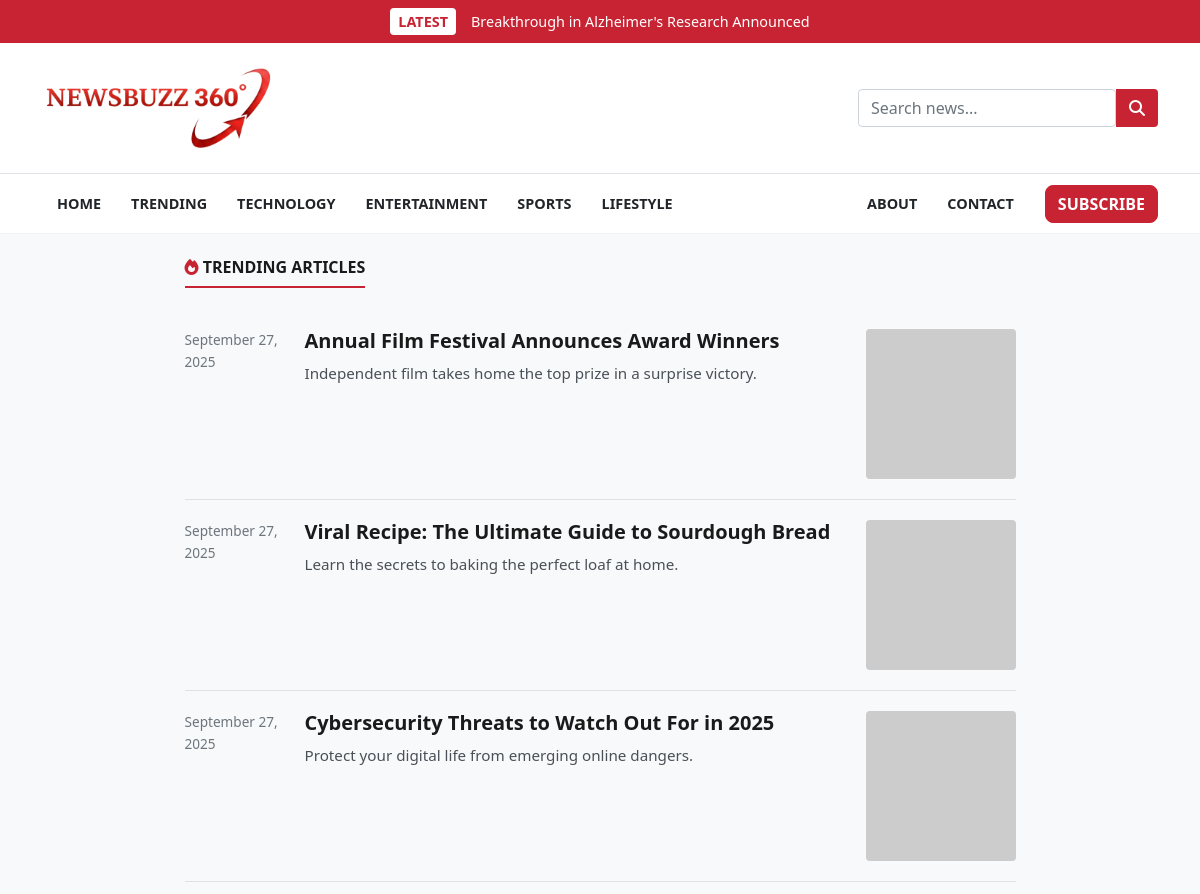
/trending (upper part), run on an earlier commit of the app's database.
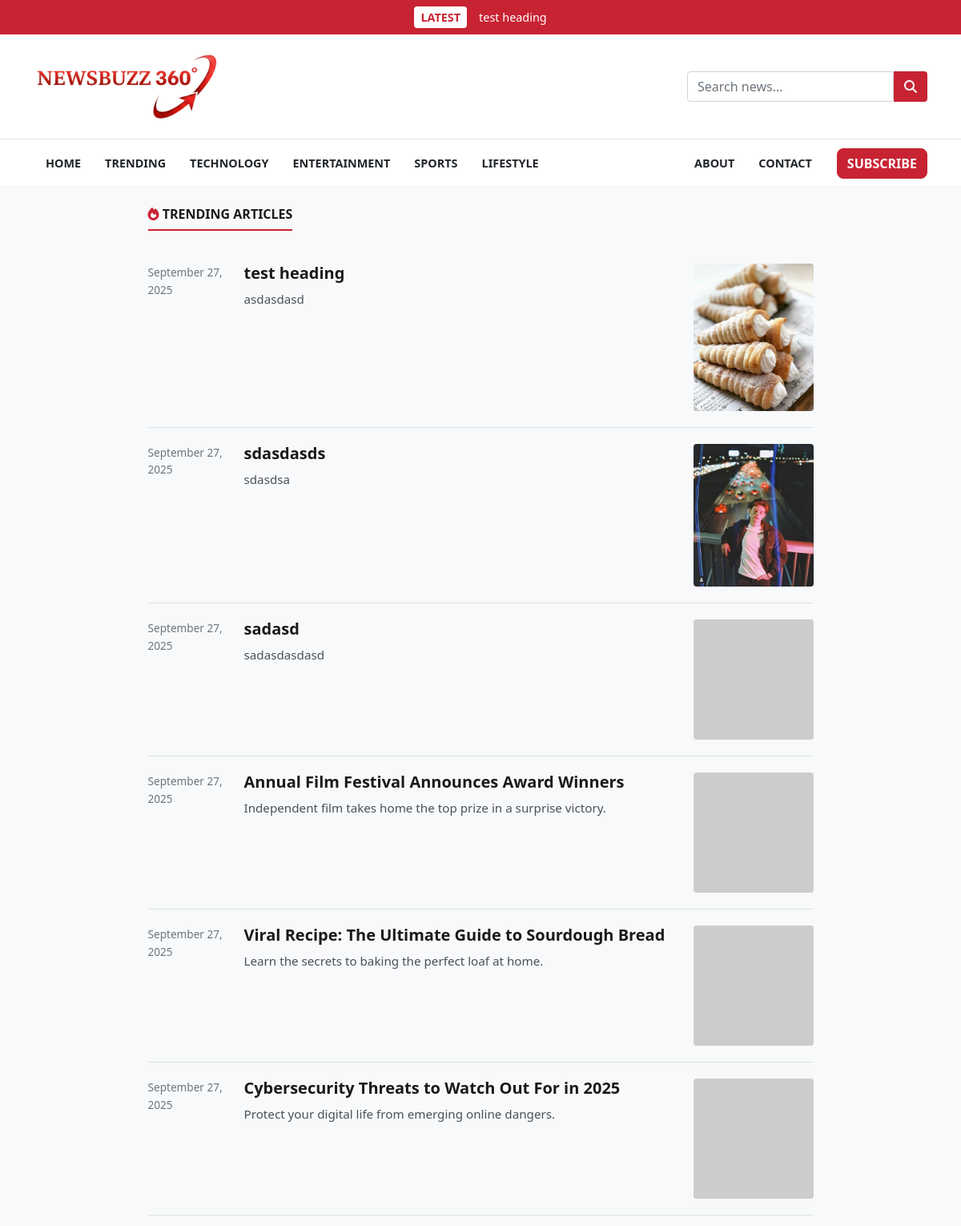
And on a later commit of the database.
### models.py (models this page shows, shortened)
class Post(db.Model):
    id = db.Column(db.Integer, primary_key=True)
    title = db.Column(db.String(100), nullable=False)
    subtitle = db.Column(db.String(150), nullable=True)
    content = db.Column(db.Text, nullable=False)
    category = db.Column(db.String(50), nullable=True)
    thumbnail = db.Column(db.String(100), nullable=True)
    featured = db.Column(db.Boolean, default=False)
    created_at = db.Column(db.DateTime, default=datetime.utcnow)

### app.py (the view)
@app.route("/trending")
def trending():
    trending_posts = Post.query.filter_by(featured=True).order_by(Post.id.desc()).all()
    return render_template("trending.html", posts=trending_posts)

### app.py (called while the page is built)
@app.context_processor
def inject_latest_post():
    latest_post = Post.query.order_by(Post.id.desc()).first()
    return dict(latest_post=latest_post)

@app.template_filter('datetime')
def format_datetime(value, format='%B %d, %Y'):
    if isinstance(value, datetime):
        return value.strftime(format)
    return "Recent"

@app.context_processor
@cache.cached(timeout=600)
def inject_categories():
    categories = db.session.query(Post.category, db.func.count(Post.id).label('count')).filter(Post.category.isnot(None), Post.category != '').group_by(Post.category).all()
    current_year = datetime.now().year
    return dict(categories=categories, current_year=current_year)

### templates/trending.html
{% extends "base.html" %}
{% block content %}
<div class="row justify-content-center">
    <div class="col-lg-9">
        <section>
            <h2 class="section-title">
                <span><i class="fas fa-fire"></i> Trending Articles</span>
            </h2>
            {% if posts %}
                {% for post in posts %}
                <div class="news-list-item">
                    <div class="timestamp">{{ post.created_at|datetime }}</div>
                    <div class="content">
                        <h4 class="title"><a href="{{ url_for('article', id=post.id) }}">{{ post.title }}</a></h4>
                        <p class="summary">{{ post.subtitle or post.content|truncate(120) }}</p>
                    </div>
                    <div class="thumbnail">
                        <a href="{{ url_for('article', id=post.id) }}">
                             <img src="{{ url_for('static', filename='uploads/' + post.thumbnail) if post.thumbnail else 'https://via.placeholder.com/150' }}" alt="{{ post.title }}">
                        </a>
                    </div>
                </div>
                {% endfor %}
            {% else %}
                <div class="text-center py-5">
                    <h3 class="text-muted">No trending articles at the moment.</h3>
                    <p class="text-muted">Featured posts will appear here.</p>
                </div>
            {% endif %}
        </section>
    </div>
</div>
{% endblock %}

### templates/base.html (shortened to what this page needs)
<!DOCTYPE html>
<html lang="en">
<head>
    <link href="https://cdn.jsdelivr.net/npm/bootstrap@5.1.3/dist/css/bootstrap.min.css" rel="stylesheet">
    <link rel="stylesheet" href="https://cdnjs.cloudflare.com/ajax/libs/font-awesome/6.2.0/css/all.min.css">
    <link rel="stylesheet" href="{{ url_for('static', filename='style.css') }}">
</head>
<body>
    <header>
        {% if latest_post %}
        <a href="{{ url_for('article', id=latest_post.id) }}" class="top-breaking-bar-link">
            <div id="top-breaking-bar">
                <div class="container d-flex align-items-center justify-content-center">
                    <span class="breaking-tag">LATEST</span>
                    <span class="breaking-text">{{ latest_post.title }}</span>
                </div>
            </div>
        </a>
        {% endif %}
        <div id="header-main">
            <div class="container">
                <div class="header-main-wrapper">
                    <a class="navbar-brand logo" href="{{ url_for('home') }}">
                        <img src="{{ url_for('static', filename='images/logo.png') }}" alt="Newsbuzz360 Logo">
                    </a>
                    <form class="search-form ms-auto" action="{{ url_for('search') }}" method="GET">
                        <input type="text" class="form-control" name="query" placeholder="Search news..." required>
                        <button type="submit" class="btn"><i class="fas fa-search"></i></button>
                    </form>
                </div>
            </div>
        </div>
        <nav class="navbar navbar-expand-lg navbar-light" id="main-nav">
            <div class="container">
                <div class="collapse navbar-collapse" id="navbarNav">
                    <div class="collapse navbar-collapse" id="navbarNav">
                        <ul class="navbar-nav me-auto">
                            <li class="nav-item"><a class="nav-link" href="{{ url_for('home') }}">Home</a></li>
                            <li class="nav-item"><a class="nav-link" href="{{ url_for('trending') }}">Trending</a></li>
                            <li class="nav-item"><a class="nav-link"
                                    href="{{ url_for('category', category_name='technology') }}">Technology</a></li>
                            <li class="nav-item"><a class="nav-link"
                                    href="{{ url_for('category', category_name='entertainment') }}">Entertainment</a>
                            </li>
                            <li class="nav-item"><a class="nav-link"
                                    href="{{ url_for('category', category_name='sports') }}">Sports</a></li>
                            <li class="nav-item"><a class="nav-link"
                                    href="{{ url_for('category', category_name='lifestyle') }}">Lifestyle</a></li>
                        </ul>
                        <ul class="navbar-nav ms-auto align-items-center">
                            <li class="nav-item"><a class="nav-link" href="{{ url_for('about') }}">About</a></li>
                            <li class="nav-item"><a class="nav-link" href="{{ url_for('contact') }}">Contact</a></li>
                            <li class="nav-item ms-3">
                                <a href="{{ url_for('subscribe_page') }}"
                                    class="btn btn-danger subscribe-btn">Subscribe</a>
                            </li>
                        </ul>
                    </div>
                </div>
            </div>
        </nav>
    </header>
    <main class="my-4">
        <div class="container">
            {% block content %}{% endblock %}
        </div>
    </main>
</body>
</html>

What changed in the data, as far as the page shows it:
removed Post: title "Breakthrough in Alzheimer's Research Announced"
added Post: title "test heading", created_at "September 27, 2025", subtitle "asdasdasd", thumbnail (picture)
added Post: created_at "September 27, 2025", title "sdasdasds", subtitle "sdasdsa", thumbnail (picture)
added Post: created_at "September 27, 2025", title "sadasd", subtitle "sadasdasdasd"
